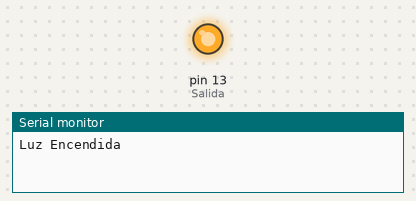
Bench run of a sketch on a simulated Arduino Uno, built with avr-gcc and run on an emulated ATmega328P. On the bench: output pins drawn as LEDs (lit = HIGH), the last lines printed to the serial monitor.

Above: at 1.0 s.
At 3.0 s:
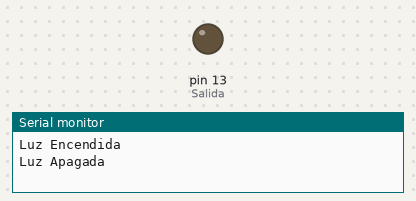
Timing chart, 0 to 5.2 s (numbered marks = the images above):
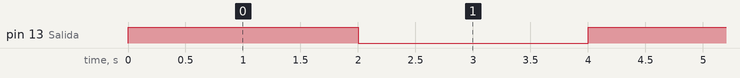

Measured:
- by itself, pin 13 (Salida): alternates HIGH for 2.0 s and LOW for 2.0 s

The sketch:

on_L13.ino
```cpp
void setup() {
  //Declaracion de Variables
  //Aqui se trabaja que pin es de entrada/salida
  pinMode(13, OUTPUT); //Salida
  Serial.begin(9600); //Tiempo por cada proceso
}

void loop() {
  // Formamos Bucles
  Serial.write("Luz Encendida\n");
  digitalWrite(13, HIGH); //High = Voltaje 5
  delay(2000); //Se mantiene encendido 2000 milisegundos = 2 segundos
  Serial.write("Luz Apagada\n");
  digitalWrite(13, LOW); //Low= Apagar
  delay(2000); //1000 milisegundos = 1 segundos
}
```
